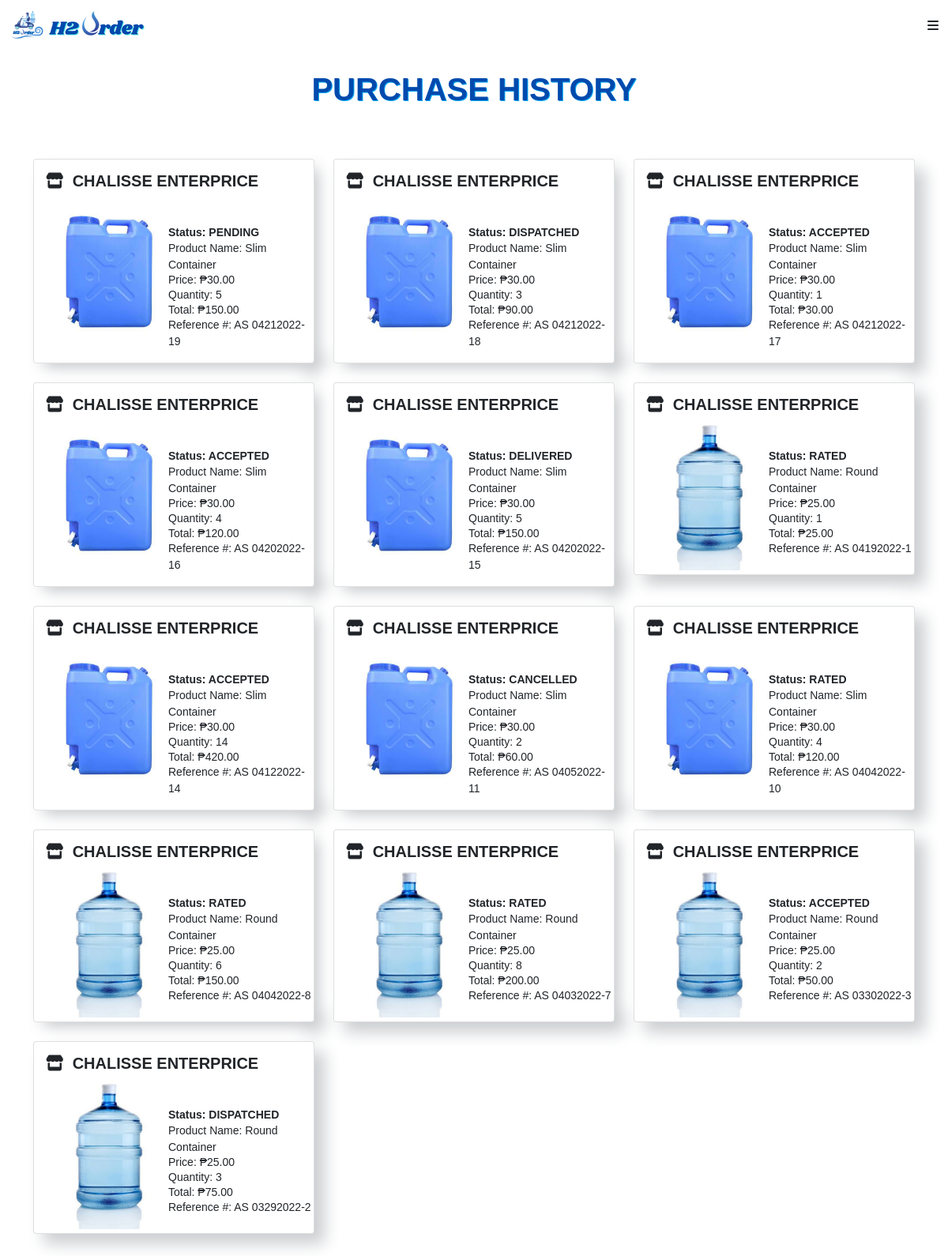
Before: /customer/purchase_history.php (signed in) with the older database file.
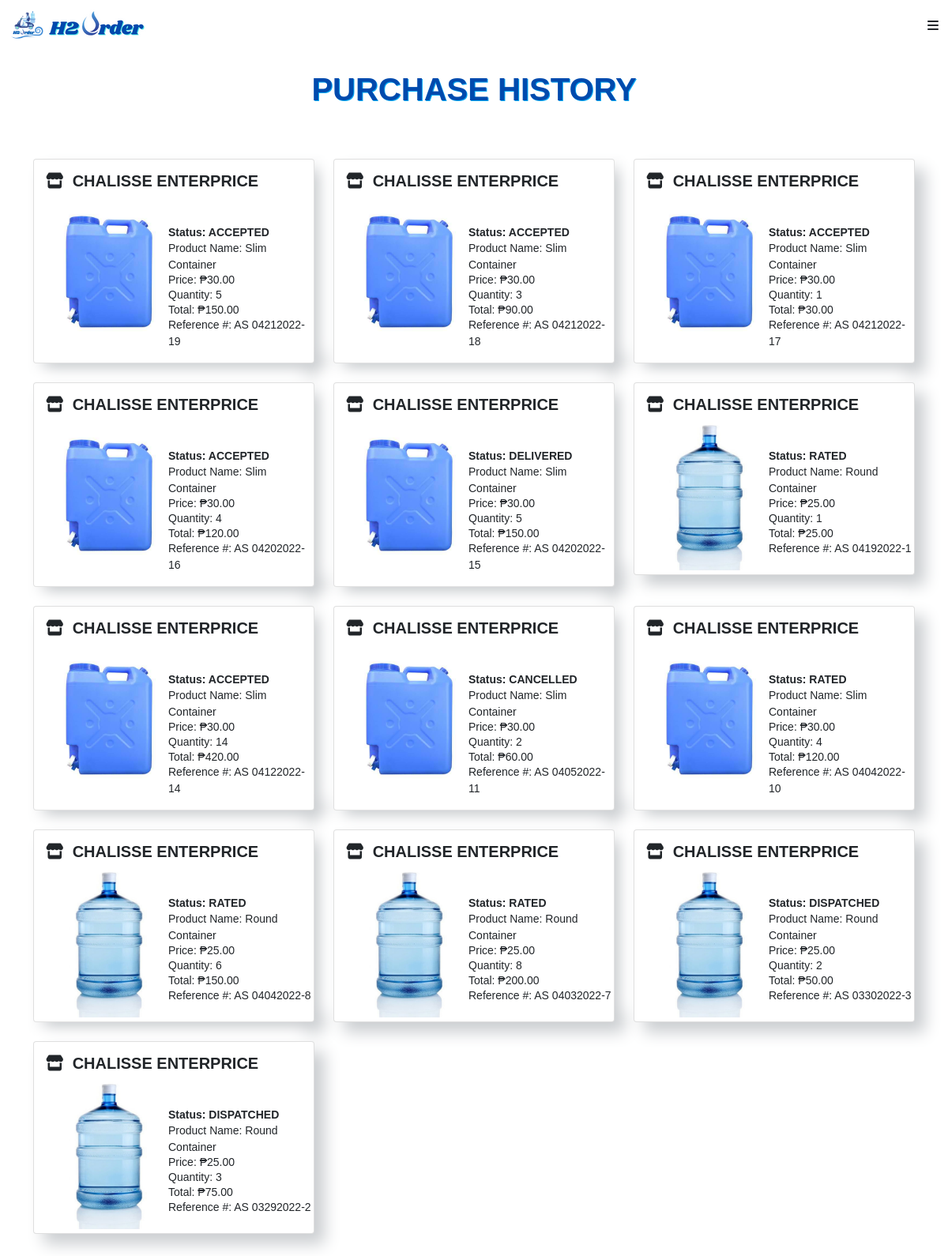
After: the same page with the newer database file.
### tables this page shows
CREATE TABLE `orderlist` (
  `order_id` int(11) NOT NULL,
  `product_id` int(11) NOT NULL,
  `customer_id` int(11) NOT NULL,
  `merchant_id` int(11) NOT NULL,
  `deliveryman_id` int(11) DEFAULT NULL,
  `status` text NOT NULL,
  `quantity` text NOT NULL,
  `total` int(11) NOT NULL,
  `type` text,
  `photo` text,
  `receipt` varchar(255) NOT NULL,
  `receipt_status` varchar(255) NOT NULL,
  `date` timestamp NOT NULL DEFAULT CURRENT_TIMESTAMP
);

CREATE TABLE `merchant` (
  `merchant_id` int(11) NOT NULL,
  `username` varchar(255) NOT NULL,
  `password` varchar(255) NOT NULL,
  `business_name` varchar(255) NOT NULL,
  `owner` varchar(255) NOT NULL,
  `address` varchar(255) NOT NULL,
  `barangay` varchar(255) NOT NULL,
  `email` varchar(255) NOT NULL,
  `contact_number` varchar(255) NOT NULL,
  `image` varchar(255) NOT NULL,
  `latitude` varchar(255) NOT NULL,
  `longitude` varchar(255) NOT NULL,
  `opening` time NOT NULL,
  `closing` time NOT NULL,
  `status` varchar(255) NOT NULL
);

CREATE TABLE `product` (
  `product_id` int(11) NOT NULL,
  `merchant_id` int(11) NOT NULL,
  `product_name` varchar(255) NOT NULL,
  `product_type` varchar(255) NOT NULL,
  `volume` varchar(255) NOT NULL,
  `price` int(11) NOT NULL,
  `image` varchar(255) NOT NULL,
  `description` varchar(255) NOT NULL
);

### customer/purchase_history.php (the view, shortened to what this page needs)
<?php
require '../connection.php';
?>
<!DOCTYPE html>
<html>
    <head>
        <link href="https://cdn.jsdelivr.net/npm/bootstrap@5.0.2/dist/css/bootstrap.min.css" rel="stylesheet">
    </head>
    <body  >
      <?php include 'navbar.php' ?>
      <center>
      <p class="text-center h1 fw-bold mb-3 mx-1 mx-md-4 mt-4"
      style="color:#004aad;text-shadow: 1px 1px #03a9f4;">PURCHASE HISTORY
      </p>
       </center>
<section >
  <div class="container py-5">
    <div class="row">
 <?php
      $queryy = $conn->query("SELECT product.product_id,product.image,product.product_name,product.product_type,
      product.price, product.merchant_id, orderlist.order_id, orderlist.quantity, orderlist.total ,orderlist.status, orderlist.type,
      orderlist.date, customer.firstname, customer.lastname, customer.customer_id, merchant.business_name,merchant.merchant_id
      FROM orderlist
      RIGHT JOIN product ON orderlist.product_id = product.product_id
      RIGHT JOIN customer ON orderlist.customer_id = customer.customer_id
      RIGHT JOIN merchant ON orderlist.merchant_id = merchant.merchant_id
      WHERE  orderlist.customer_id = '".$_SESSION['customer_id']."'
       ORDER BY orderlist.date DESC
  ") or die(mysqli_error());
      while($fetch = $queryy->fetch_array()){
?>
      <div class="col-md-12 col-lg-4 mb-4 mb-lg-0">
        <div class="card">
           <h5 style="font-weight: 550;margin-top: 15px; margin-left: 15px" >
            <i class="fas fa-store" style=""></i>
              &nbsp<?php echo $fetch['business_name']?>
            </h5>
          <img src = "../photo/<?php echo $fetch['image']?>" style="width: 190px;height: 190px; margin-bottom: 5px;" />
             <div>
                <table>
                  <tr>
                  <td valign="top" style="padding-left:20px;">
                    <div style=" margin-top:-160px; margin-left: 150px;">
                       <b><p style="font-size:14px;margin-top:-18px;">Status:  <?php echo  strtoupper($fetch['status'])?><p></b>
                      <p style="font-size:14px;margin-top:-17px;">Product Name: <?php echo $fetch['product_name']?><p>
                      <p style="font-size:14px;margin-top:-18px;">Price:  &#8369;<?php echo $fetch['price']?>.00<p>
                      <p style="font-size:14px;margin-top:-18px;">Quantity: <?php echo $fetch['quantity']?><p>
                     <p style="font-size:14px;margin-top:-18px;">Total: &#8369;<?php echo $fetch['quantity']* $fetch['price']?>.00<p>
                      <p style="font-size:14px;margin-top:-18px;">Reference #: AS <?php echo date("mdY-", strtotime($fetch['date']))?><?php echo $fetch['order_id']?> <p>
                    </div>
                 </td>
                </tr>
              </table>
          </div>
        </div><br>
      </div>
<?php
    }
  ?>
        </div>
      </div>
</section>
    </body>
</html>

Changed rows visible on the page:
changed orderlist id 19: status "PENDING" → "ACCEPTED"
changed orderlist id 18: status "DISPATCHED" → "ACCEPTED"
changed orderlist id 3: status "ACCEPTED" → "DISPATCHED"
